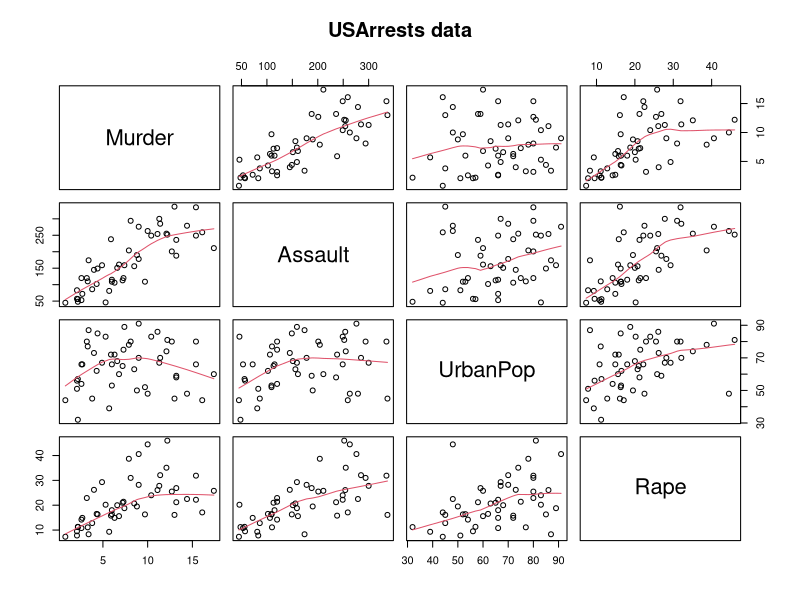
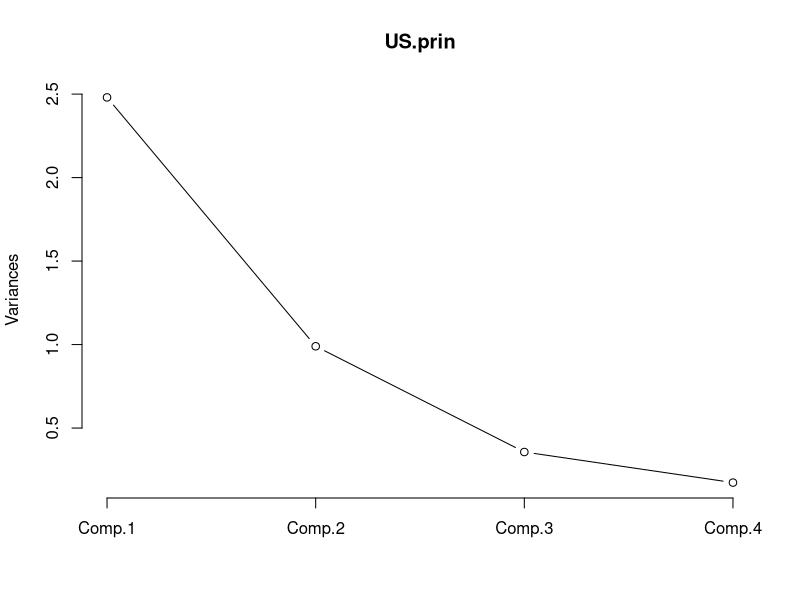
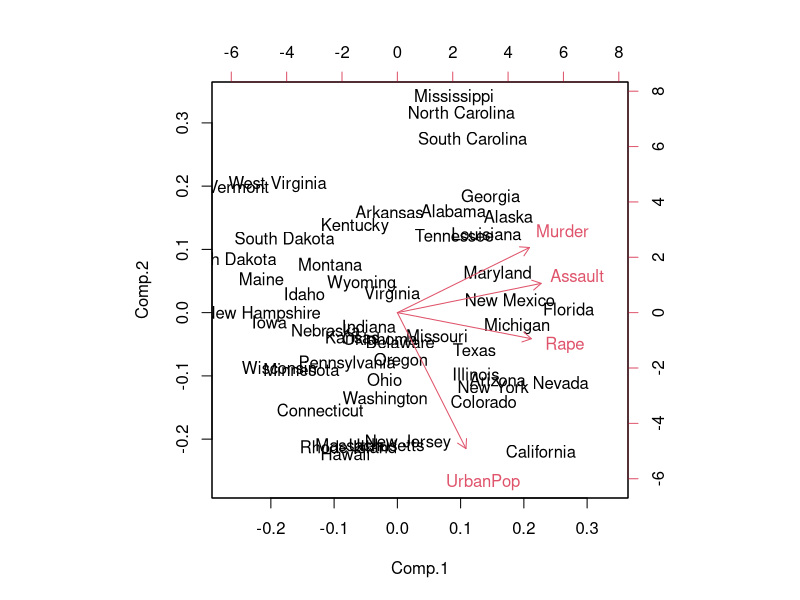

R code for these plots, in order:
# PCA Examples

rm(list=ls())

library(datasets)
data(USArrests)
pairs(USArrests, panel=panel.smooth, main="USArrests data")

US.prin <- princomp(USArrests, cor=TRUE)
summary(US.prin)

screeplot(US.prin, npcs=4, type="lines")

loadings(US.prin)

US.prin$scores

biplot(US.prin)
